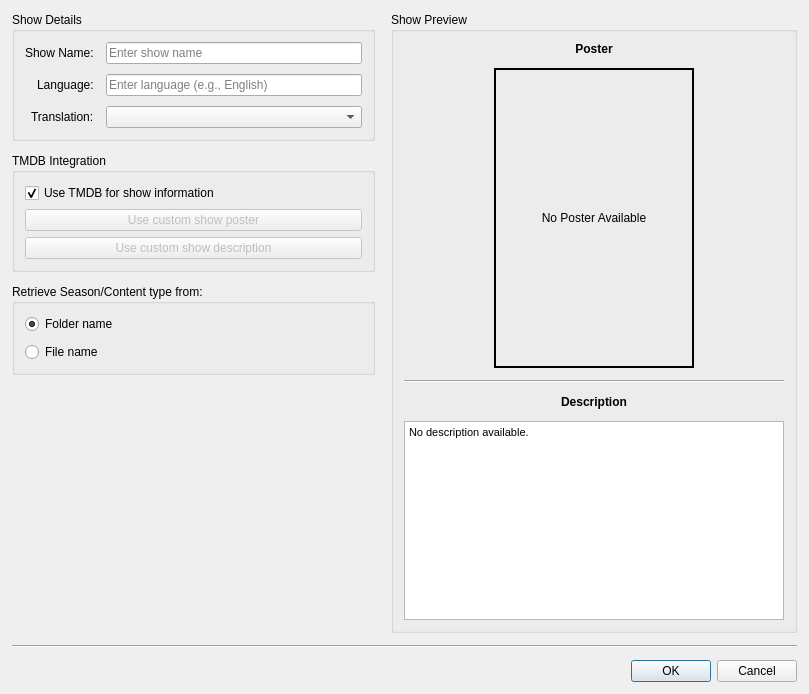
<?xml version="1.0" encoding="UTF-8"?>
<ui version="4.0">
 <class>VP_ShowsAddDialog</class>
 <widget class="QDialog" name="VP_ShowsAddDialog">
  <property name="geometry">
   <rect>
    <x>0</x>
    <y>0</y>
    <width>809</width>
    <height>694</height>
   </rect>
  </property>
  <property name="windowTitle">
   <string>Add TV Show</string>
  </property>
  <property name="modal">
   <bool>true</bool>
  </property>
  <layout class="QVBoxLayout" name="verticalLayout_Main">
   <property name="spacing">
    <number>12</number>
   </property>
   <property name="leftMargin">
    <number>12</number>
   </property>
   <property name="topMargin">
    <number>12</number>
   </property>
   <property name="rightMargin">
    <number>12</number>
   </property>
   <property name="bottomMargin">
    <number>12</number>
   </property>
   <item>
    <layout class="QHBoxLayout" name="horizontalLayout_Content">
     <property name="spacing">
      <number>16</number>
     </property>
     <item>
      <layout class="QVBoxLayout" name="verticalLayout_Left">
       <property name="spacing">
        <number>12</number>
       </property>
       <item>
        <widget class="QGroupBox" name="groupBox_ShowDetails">
         <property name="title">
          <string>Show Details</string>
         </property>
         <layout class="QVBoxLayout" name="verticalLayout_ShowDetails">
          <property name="spacing">
           <number>10</number>
          </property>
          <property name="leftMargin">
           <number>10</number>
          </property>
          <property name="topMargin">
           <number>10</number>
          </property>
          <property name="rightMargin">
           <number>10</number>
          </property>
          <property name="bottomMargin">
           <number>10</number>
          </property>
          <item>
           <layout class="QFormLayout" name="formLayout">
            <property name="labelAlignment">
             <set>Qt::AlignRight|Qt::AlignTrailing|Qt::AlignVCenter</set>
            </property>
            <property name="horizontalSpacing">
             <number>12</number>
            </property>
            <property name="verticalSpacing">
             <number>10</number>
            </property>
            <item row="0" column="0">
             <widget class="QLabel" name="label_ShowName">
              <property name="text">
               <string>Show Name:</string>
              </property>
             </widget>
            </item>
            <item row="0" column="1">
             <widget class="QLineEdit" name="lineEdit_ShowName">
              <property name="minimumSize">
               <size>
                <width>250</width>
                <height>0</height>
               </size>
              </property>
              <property name="maxLength">
               <number>100</number>
              </property>
              <property name="placeholderText">
               <string>Enter show name</string>
              </property>
             </widget>
            </item>
            <item row="1" column="0">
             <widget class="QLabel" name="label_Language">
              <property name="text">
               <string>Language:</string>
              </property>
             </widget>
            </item>
            <item row="1" column="1">
             <widget class="QLineEdit" name="lineEdit_Language">
              <property name="maxLength">
               <number>50</number>
              </property>
              <property name="placeholderText">
               <string>Enter language (e.g., English)</string>
              </property>
             </widget>
            </item>
            <item row="2" column="0">
             <widget class="QLabel" name="label_TranslationMode">
              <property name="text">
               <string>Translation:</string>
              </property>
             </widget>
            </item>
            <item row="2" column="1">
             <widget class="QComboBox" name="comboBox_TranslationMode">
              <property name="sizePolicy">
               <sizepolicy hsizetype="Expanding" vsizetype="Fixed">
                <horstretch>0</horstretch>
                <verstretch>0</verstretch>
               </sizepolicy>
              </property>
             </widget>
            </item>
           </layout>
          </item>
         </layout>
        </widget>
       </item>
       <item>
        <widget class="QGroupBox" name="groupBox_TMDB">
         <property name="title">
          <string>TMDB Integration</string>
         </property>
         <layout class="QVBoxLayout" name="verticalLayout_TMDB">
          <property name="leftMargin">
           <number>10</number>
          </property>
          <property name="topMargin">
           <number>10</number>
          </property>
          <property name="rightMargin">
           <number>10</number>
          </property>
          <property name="bottomMargin">
           <number>10</number>
          </property>
          <item>
           <widget class="QCheckBox" name="checkBox_UseTMDB">
            <property name="text">
             <string>Use TMDB for show information</string>
            </property>
            <property name="checked">
             <bool>true</bool>
            </property>
           </widget>
          </item>
          <item>
           <widget class="QPushButton" name="pushButton_UseCustomPoster">
            <property name="enabled">
             <bool>false</bool>
            </property>
            <property name="text">
             <string>Use custom show poster</string>
            </property>
           </widget>
          </item>
          <item>
           <widget class="QPushButton" name="pushButton_UseCustomDescription">
            <property name="enabled">
             <bool>false</bool>
            </property>
            <property name="text">
             <string>Use custom show description</string>
            </property>
           </widget>
          </item>
         </layout>
        </widget>
       </item>
       <item>
        <widget class="QGroupBox" name="groupBox_ParsingMode">
         <property name="title">
          <string>Retrieve Season/Content type from:</string>
         </property>
         <layout class="QVBoxLayout" name="verticalLayout_ParsingMode">
          <property name="spacing">
           <number>8</number>
          </property>
          <property name="leftMargin">
           <number>10</number>
          </property>
          <property name="topMargin">
           <number>10</number>
          </property>
          <property name="rightMargin">
           <number>10</number>
          </property>
          <property name="bottomMargin">
           <number>10</number>
          </property>
          <item>
           <widget class="QRadioButton" name="radioButton_FolderName">
            <property name="text">
             <string>Folder name</string>
            </property>
            <property name="checked">
             <bool>true</bool>
            </property>
           </widget>
          </item>
          <item>
           <widget class="QRadioButton" name="radioButton_FileName">
            <property name="text">
             <string>File name</string>
            </property>
           </widget>
          </item>
         </layout>
        </widget>
       </item>
       <item>
        <spacer name="verticalSpacer">
         <property name="orientation">
          <enum>Qt::Vertical</enum>
         </property>
         <property name="sizeHint" stdset="0">
          <size>
           <width>20</width>
           <height>40</height>
          </size>
         </property>
        </spacer>
       </item>
      </layout>
     </item>
     <item>
      <layout class="QVBoxLayout" name="verticalLayout_Right">
       <property name="spacing">
        <number>12</number>
       </property>
       <item>
        <widget class="QGroupBox" name="groupBox_Preview">
         <property name="title">
          <string>Show Preview</string>
         </property>
         <layout class="QVBoxLayout" name="verticalLayout_Preview">
          <property name="spacing">
           <number>12</number>
          </property>
          <property name="leftMargin">
           <number>10</number>
          </property>
          <property name="topMargin">
           <number>10</number>
          </property>
          <property name="rightMargin">
           <number>10</number>
          </property>
          <property name="bottomMargin">
           <number>10</number>
          </property>
          <item>
           <widget class="QLabel" name="label_PosterTitle">
            <property name="font">
             <font>
              <bold>true</bold>
             </font>
            </property>
            <property name="text">
             <string>Poster</string>
            </property>
            <property name="alignment">
             <set>Qt::AlignCenter</set>
            </property>
           </widget>
          </item>
          <item>
           <layout class="QHBoxLayout" name="horizontalLayout_Poster">
            <item>
             <spacer name="horizontalSpacer">
              <property name="orientation">
               <enum>Qt::Horizontal</enum>
              </property>
              <property name="sizeHint" stdset="0">
               <size>
                <width>40</width>
                <height>20</height>
               </size>
              </property>
             </spacer>
            </item>
            <item>
             <widget class="QLabel" name="label_ShowPoster">
              <property name="minimumSize">
               <size>
                <width>200</width>
                <height>300</height>
               </size>
              </property>
              <property name="maximumSize">
               <size>
                <width>200</width>
                <height>300</height>
               </size>
              </property>
              <property name="frameShape">
               <enum>QFrame::Box</enum>
              </property>
              <property name="lineWidth">
               <number>2</number>
              </property>
              <property name="text">
               <string>No Poster Available</string>
              </property>
              <property name="scaledContents">
               <bool>false</bool>
              </property>
              <property name="alignment">
               <set>Qt::AlignCenter</set>
              </property>
             </widget>
            </item>
            <item>
             <spacer name="horizontalSpacer_2">
              <property name="orientation">
               <enum>Qt::Horizontal</enum>
              </property>
              <property name="sizeHint" stdset="0">
               <size>
                <width>40</width>
                <height>20</height>
               </size>
              </property>
             </spacer>
            </item>
           </layout>
          </item>
          <item>
           <widget class="Line" name="line">
            <property name="orientation">
             <enum>Qt::Horizontal</enum>
            </property>
           </widget>
          </item>
          <item>
           <widget class="QLabel" name="label_DescriptionTitle">
            <property name="font">
             <font>
              <bold>true</bold>
             </font>
            </property>
            <property name="text">
             <string>Description</string>
            </property>
            <property name="alignment">
             <set>Qt::AlignCenter</set>
            </property>
           </widget>
          </item>
          <item>
           <widget class="QTextBrowser" name="textBrowser_ShowDescription">
            <property name="minimumSize">
             <size>
              <width>380</width>
              <height>150</height>
             </size>
            </property>
            <property name="maximumSize">
             <size>
              <width>16777215</width>
              <height>250</height>
             </size>
            </property>
            <property name="frameShape">
             <enum>QFrame::StyledPanel</enum>
            </property>
            <property name="readOnly">
             <bool>true</bool>
            </property>
            <property name="html">
             <string>&lt;!DOCTYPE HTML PUBLIC &quot;-//W3C//DTD HTML 4.0//EN&quot; &quot;http://www.w3.org/TR/REC-html40/strict.dtd&quot;&gt;
&lt;html&gt;&lt;head&gt;&lt;meta name=&quot;qrichtext&quot; content=&quot;1&quot; /&gt;&lt;meta charset=&quot;utf-8&quot; /&gt;&lt;style type=&quot;text/css&quot;&gt;
p, li { white-space: pre-wrap; }
hr { height: 1px; border-width: 0; }
li.unchecked::marker { content: &quot;\2610&quot;; }
li.checked::marker { content: &quot;\2612&quot;; }
&lt;/style&gt;&lt;/head&gt;&lt;body style=&quot; font-family:'Segoe UI'; font-size:9pt; font-weight:400; font-style:normal;&quot;&gt;
&lt;p style=&quot; margin-top:0px; margin-bottom:0px; margin-left:0px; margin-right:0px; -qt-block-indent:0; text-indent:0px;&quot;&gt;&lt;span style=&quot; font-family:'MS Shell Dlg 2'; font-size:8.25pt;&quot;&gt;No description available.&lt;/span&gt;&lt;/p&gt;&lt;/body&gt;&lt;/html&gt;</string>
            </property>
           </widget>
          </item>
         </layout>
        </widget>
       </item>
      </layout>
     </item>
    </layout>
   </item>
   <item>
    <widget class="Line" name="line_2">
     <property name="orientation">
      <enum>Qt::Horizontal</enum>
     </property>
    </widget>
   </item>
   <item>
    <widget class="QDialogButtonBox" name="buttonBox">
     <property name="orientation">
      <enum>Qt::Horizontal</enum>
     </property>
     <property name="standardButtons">
      <set>QDialogButtonBox::Cancel|QDialogButtonBox::Ok</set>
     </property>
    </widget>
   </item>
  </layout>
 </widget>
 <resources/>
 <connections/>
</ui>
